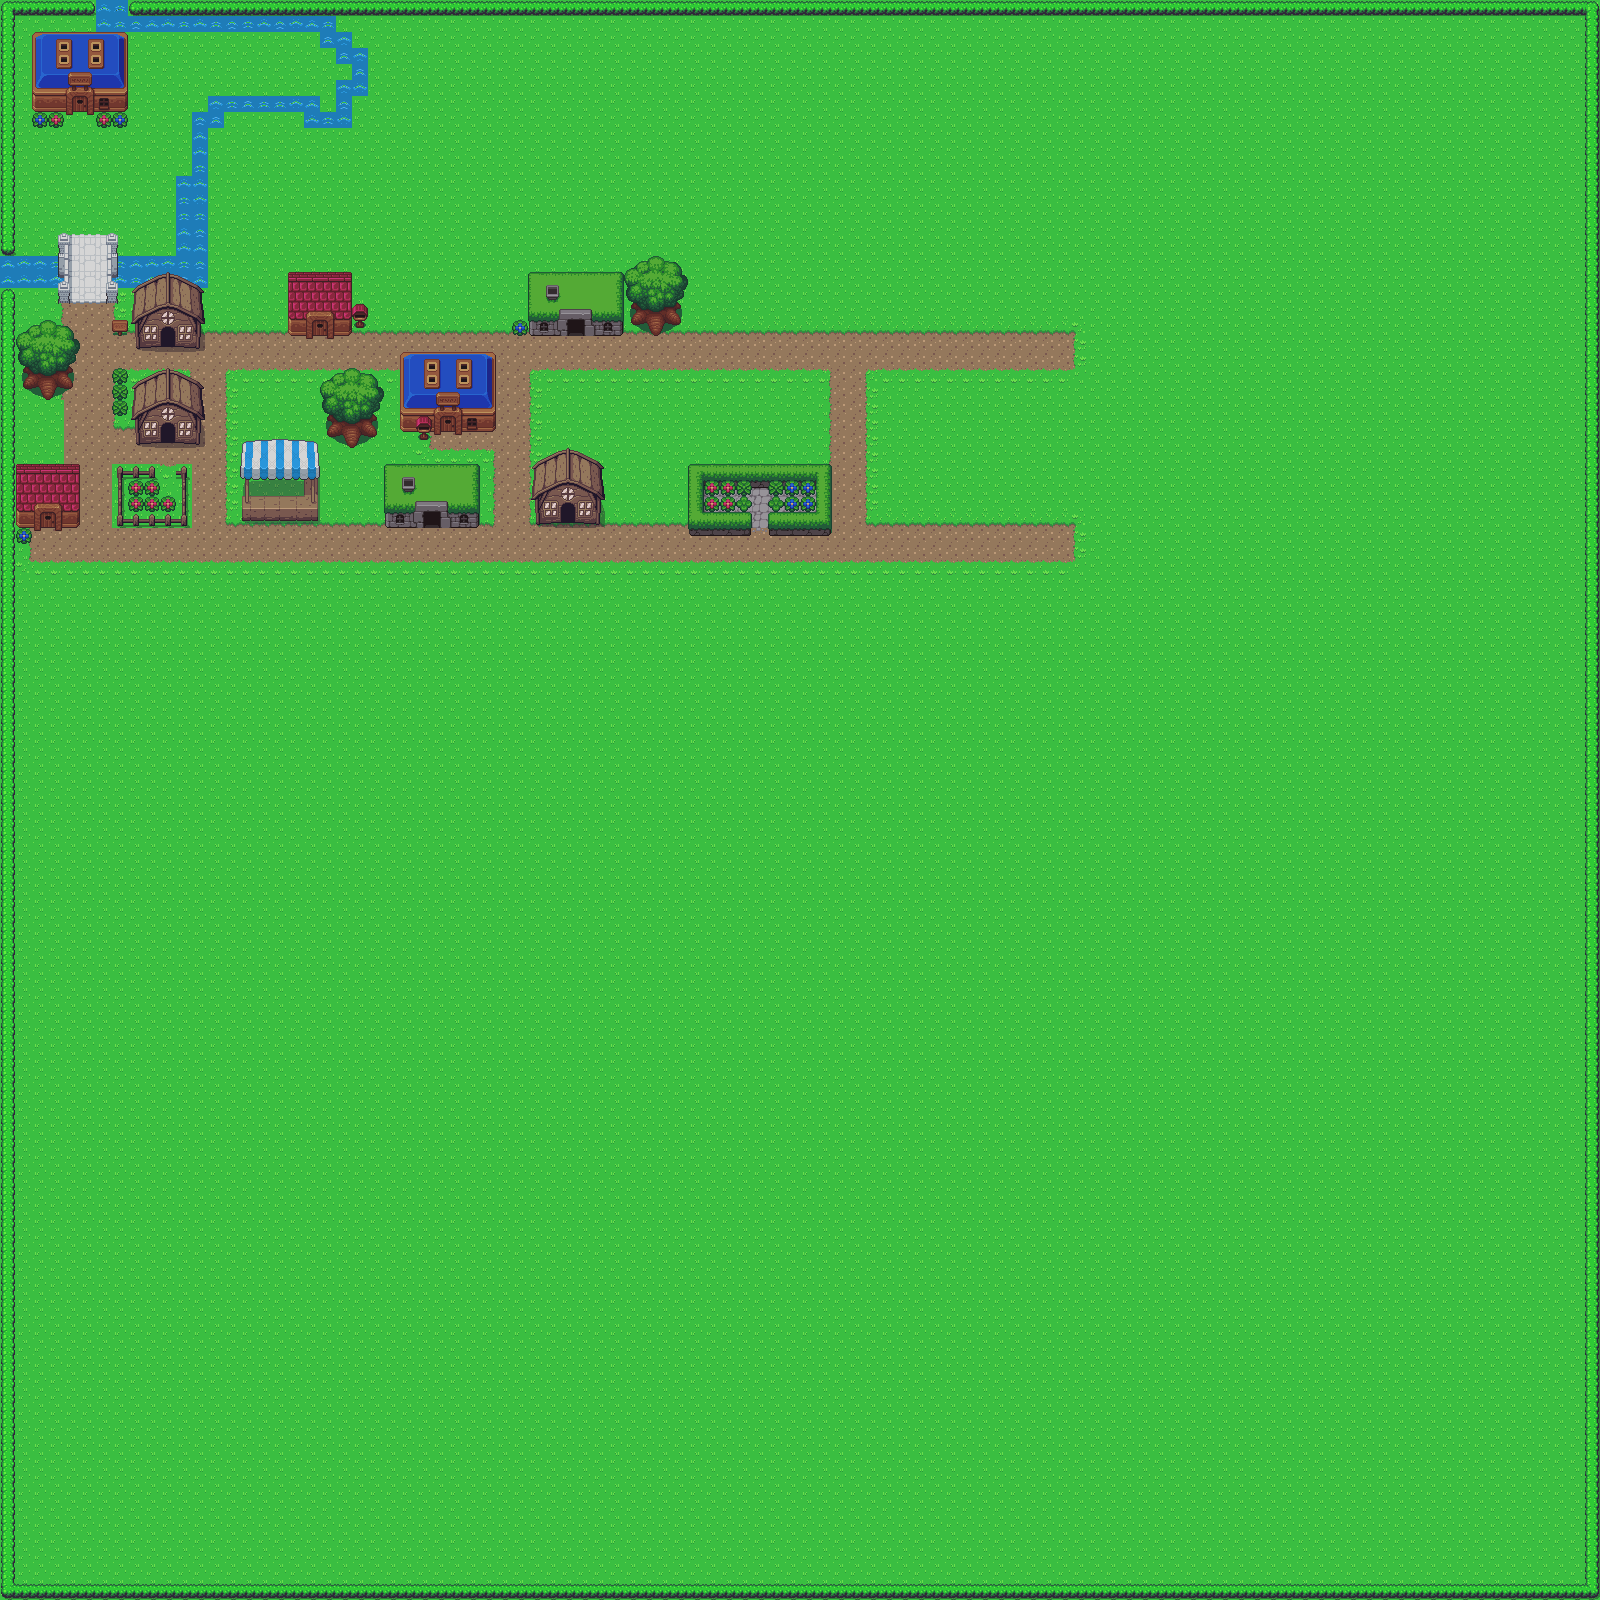

Rendered tile map (Tiled .tmx) drawn with the repository's tilesets; below, a short description and the map source with its tile grids summarised:
An orthogonal 100x100 tile map with 16x16 px tiles, 8 tile layers (Base Layer, Border, Path, River, ...), 3 tilesets and 16 objects.

<map version="1.2" tiledversion="1.3.2" orientation="orthogonal" renderorder="right-down" compressionlevel="0" width="100" height="100" tilewidth="16" tileheight="16" infinite="0" nextlayerid="17" nextobjectid="67">
 <tileset firstgid="1" source="Floor.tsx" />
 <tileset firstgid="820" source="Buildings.tsx" />
 <tileset firstgid="2260" source="Houses.tsx" />
 <layer id="1" name="Base Layer" width="100" height="100">
  <data>[10000 cells, 10000 non-empty, 1 distinct tile ids]</data>
 </layer>
 <layer id="2" name="Border" width="100" height="100">
  <data>[10000 cells, 397 non-empty, 13 distinct tile ids]</data>
 </layer>
 <layer id="13" name="Path" width="100" height="100">
  <data>[10000 cells, 724 non-empty, 22 distinct tile ids]</data>
 </layer>
 <layer id="6" name="River" width="100" height="100">
  <data>[10000 cells, 77 non-empty, 9 distinct tile ids]</data>
 </layer>
 <layer id="15" name="Houses" width="100" height="100">
  <data>[10000 cells, 315 non-empty, 205 distinct tile ids]</data>
 </layer>
 <layer id="16" name="Bushes" width="100" height="100">
  <data>[10000 cells, 71 non-empty, 47 distinct tile ids]</data>
 </layer>
 <layer id="8" name="PlayerLayer" width="100" height="100">
  <data>[10000 cells, 0 non-empty, 0 distinct tile ids]</data>
 </layer>
 <layer id="14" name="Trees" width="100" height="100">
  <data>[10000 cells, 40 non-empty, 20 distinct tile ids]</data>
 </layer>
 <objectgroup id="11" name="Object Layer 1">
  <object id="43" x="0" y="256" width="48" height="32" />
  <object id="44" x="59.3333" y="235.333" width="9.33333" height="64.6667" />
  <object id="45" x="106.667" y="234.667" width="11.3333" height="66.6667" />
  <object id="46" x="112" y="256" width="96" height="32" />
  <object id="47" x="176" y="176" width="32" height="80" />
  <object id="48" x="192" y="112" width="16" height="64" />
  <object id="51" x="135.333" y="322" width="24.6667" height="23.3333" />
  <object id="53" x="153.333" y="307.333" width="31.3333" height="17.3333" />
  <object id="54" x="176.667" y="320.667" width="24.6667" height="23.3333" />
  <object id="55" x="136" y="418.667" width="24.6667" height="21.3333" />
  <object id="56" x="152.667" y="404.667" width="31.3333" height="16" />
  <object id="57" x="175.333" y="418.667" width="27.3333" height="22.6667" />
  <object id="59" x="0" y="0" width="1600" height="11" />
  <object id="61" x="1588" y="0" width="12" height="1600" />
  <object id="63" x="0" y="1586" width="1600" height="14" />
  <object id="65" x="0" y="0" width="12" height="1600" />
 </objectgroup>
</map>
